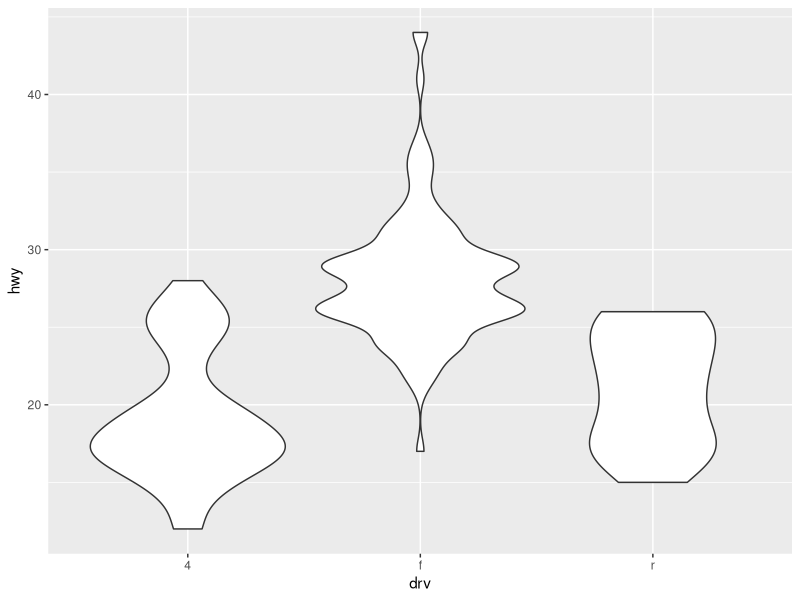
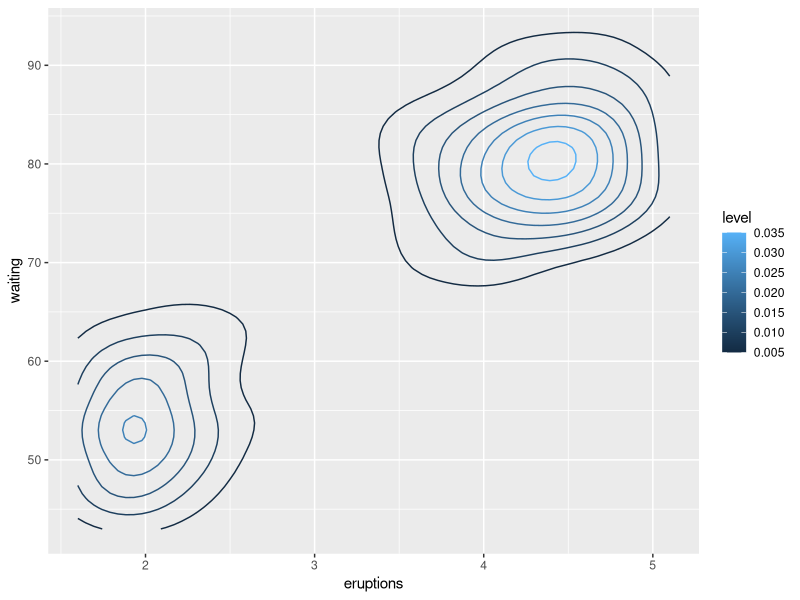
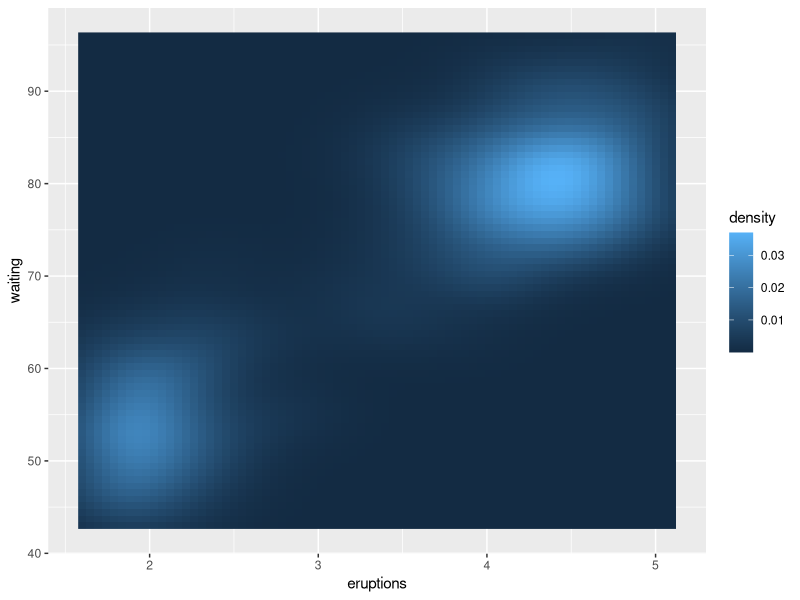
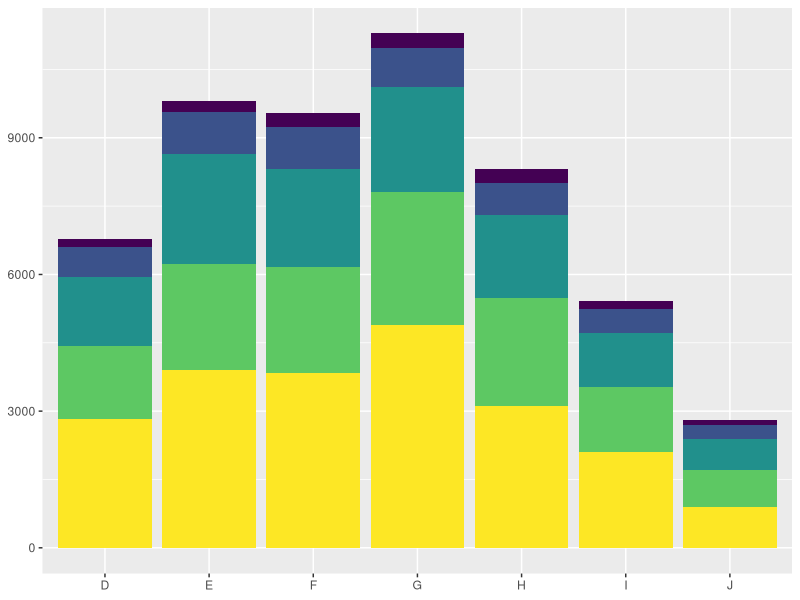
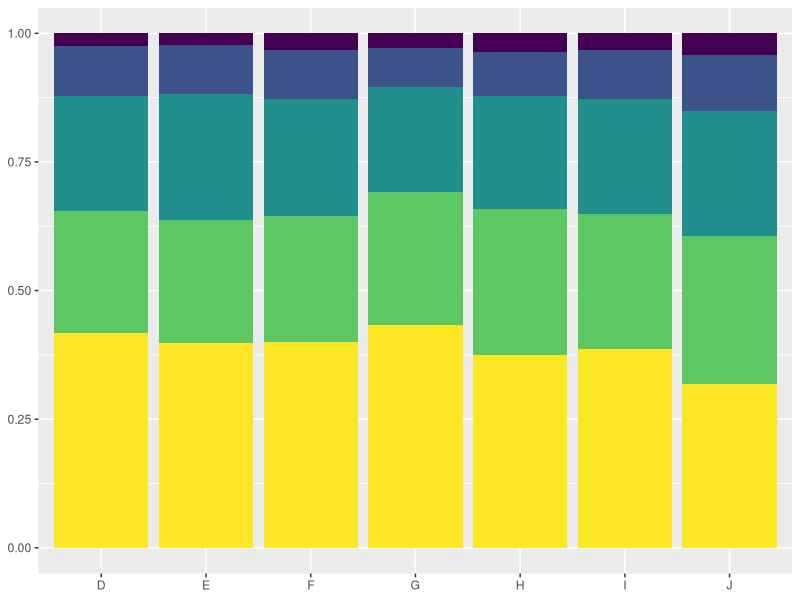
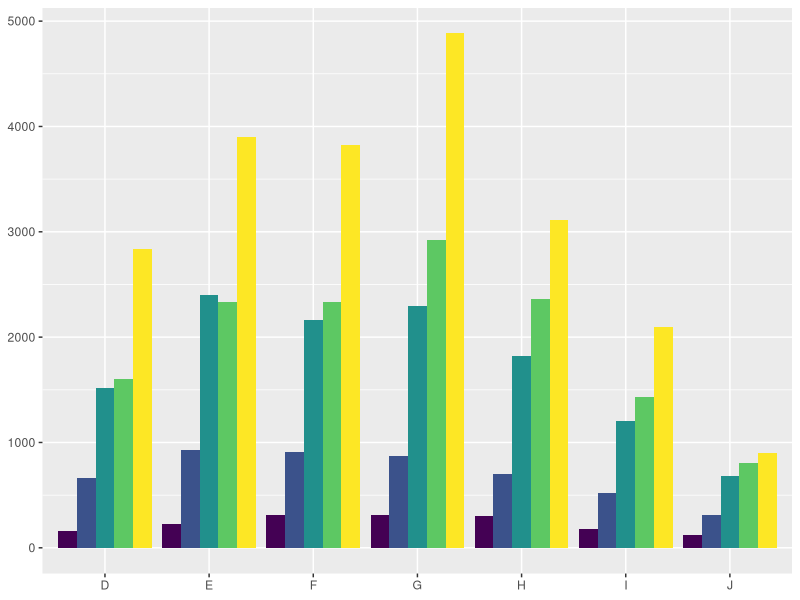
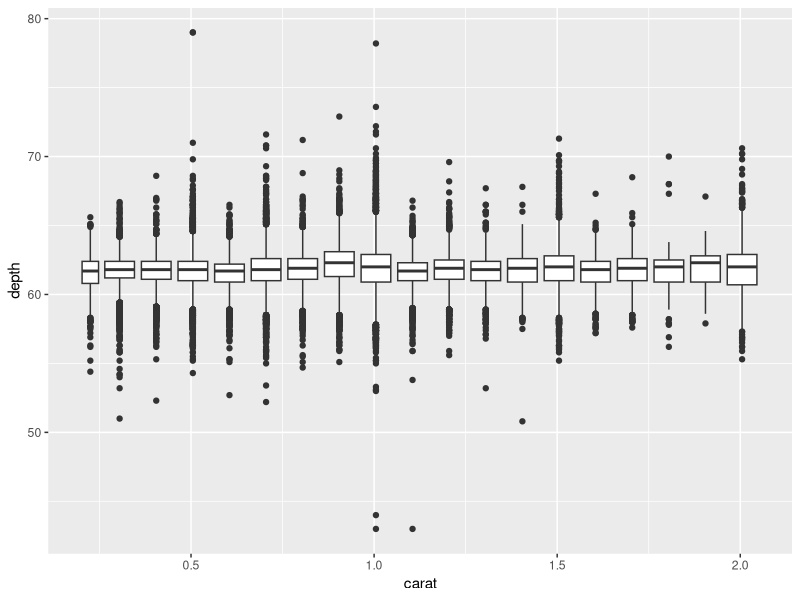
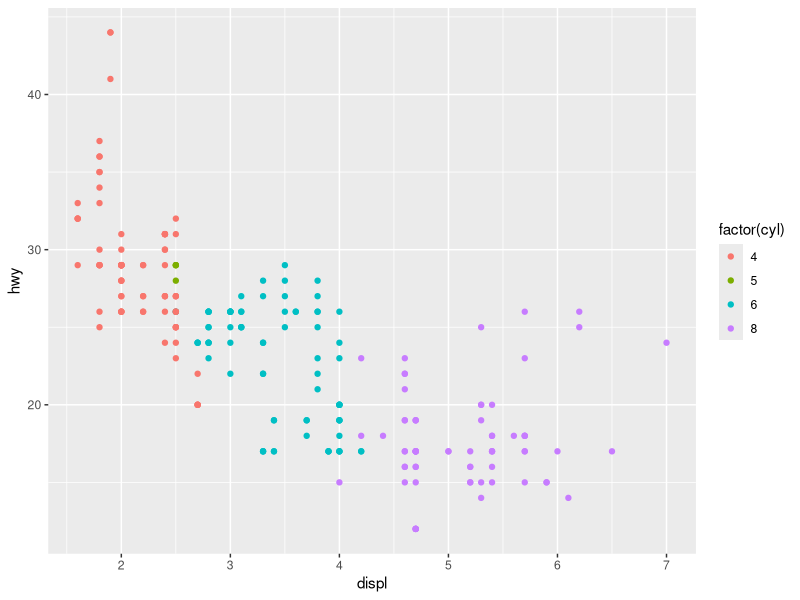

Reproduce these figures in R, in order.
## ---- chunk 1
options(htmltools.dir.version = FALSE)
## ---- chunk 2
library(ggplot2)
ggplot(mpg, aes(drv, hwy)) + geom_violin()
## ---- chunk 3

ggplot(faithfuld, aes(eruptions, waiting)) +
 geom_contour(aes(z = density, colour = ..level..))


## ---- chunk 4

ggplot(faithfuld, aes(eruptions, waiting)) +
  geom_raster(aes(fill = density))

## ---- chunk 5

dplot <- ggplot(diamonds, aes(color, fill = cut)) +
  xlab(NULL) + ylab(NULL) + theme(legend.position = "none")

dplot + geom_bar()


## ---- chunk 6

dplot <- ggplot(diamonds, aes(color, fill = cut)) +
  xlab(NULL) + ylab(NULL) + theme(legend.position = "none")

dplot + geom_bar(position = "fill")


## ---- chunk 7

dplot <- ggplot(diamonds, aes(color, fill = cut)) +
  xlab(NULL) + ylab(NULL) + theme(legend.position = "none")

dplot + geom_bar(position = "dodge")


## ---- chunk 8
ggplot(diamonds, aes(carat, depth)) +
  geom_boxplot(aes(group = cut_width(carat, 0.1))) +
  xlim(NA, 2.05)
## ---- chunk 9

ggplot(mpg, aes(displ, hwy, colour = factor(cyl))) +
  geom_point()

## ---- chunk 10

df <- data.frame(x = 1:3, y = 1:3)
base <- ggplot(df, aes(x, y)) + geom_point()
print(base)
## ---- chunk 11

base + scale_x_continuous(limits = c(1.5, 2.5))

## ---- chunk 12
base + scale_x_continuous(limits = c(0, 4))
## ---- chunk 13

base <- ggplot(mpg, aes(displ, hwy)) +
  geom_point() +
  geom_smooth()

base
## ---- chunk 14
base + scale_x_continuous(limits = c(5, 7))


## ---- chunk 15

base + coord_cartesian(xlim = c(5, 7))

## ---- chunk 16
mpg2 <- subset(mpg, cyl != 5 & drv %in% c("4", "f") & class != "2seater")
base <- ggplot(mpg2, aes(displ, hwy)) +
  geom_blank() +
  xlab(NULL) +
  ylab(NULL)

base + facet_wrap(~class, ncol = 3)
base + facet_wrap(~class, ncol = 3, as.table = FALSE)

